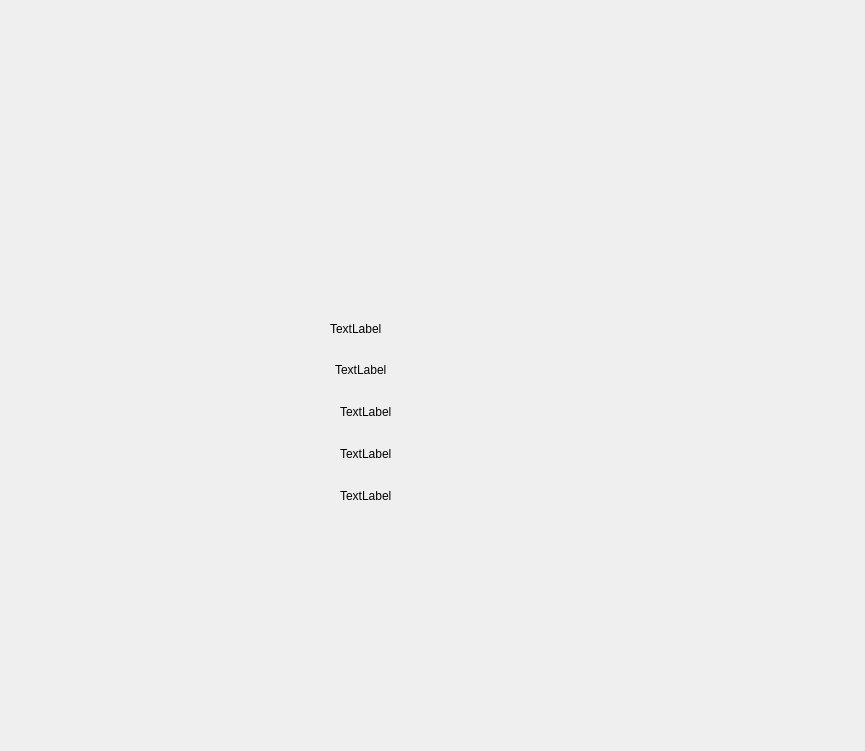
<?xml version="1.0" encoding="UTF-8"?>
<ui version="4.0">
 <class>MainWindow</class>
 <widget class="QMainWindow" name="MainWindow">
  <property name="geometry">
   <rect>
    <x>0</x>
    <y>0</y>
    <width>865</width>
    <height>751</height>
   </rect>
  </property>
  <property name="windowTitle">
   <string>MainWindow</string>
  </property>
  <widget class="QWidget" name="centralwidget">
   <widget class="QGraphicsView" name="graphicsView1">
    <property name="geometry">
     <rect>
      <x>20</x>
      <y>17</y>
      <width>481</width>
      <height>381</height>
     </rect>
    </property>
    <property name="styleSheet">
     <string notr="true">background-color: rgba(0, 0, 0, 0);
border:none;</string>
    </property>
   </widget>
   <widget class="QGraphicsView" name="graphicsView2">
    <property name="geometry">
     <rect>
      <x>350</x>
      <y>17</y>
      <width>491</width>
      <height>381</height>
     </rect>
    </property>
    <property name="styleSheet">
     <string notr="true">background-color: rgba(0, 0, 0, 0);
border:none;</string>
    </property>
   </widget>
   <widget class="QGraphicsView" name="graphicsView3">
    <property name="geometry">
     <rect>
      <x>350</x>
      <y>352</y>
      <width>491</width>
      <height>381</height>
     </rect>
    </property>
    <property name="styleSheet">
     <string notr="true">background-color: rgba(0, 0, 0, 0);
border:none;</string>
    </property>
   </widget>
   <widget class="QGraphicsView" name="graphicsView4">
    <property name="geometry">
     <rect>
      <x>10</x>
      <y>352</y>
      <width>501</width>
      <height>381</height>
     </rect>
    </property>
    <property name="styleSheet">
     <string notr="true">background-color: rgba(0, 0, 0, 0);
border:none;</string>
    </property>
   </widget>
   <widget class="QLabel" name="loading_screen">
    <property name="geometry">
     <rect>
      <x>220</x>
      <y>167</y>
      <width>440</width>
      <height>440</height>
     </rect>
    </property>
    <property name="styleSheet">
     <string notr="true"/>
    </property>
    <property name="text">
     <string/>
    </property>
   </widget>
   <widget class="QLabel" name="load1">
    <property name="geometry">
     <rect>
      <x>330</x>
      <y>313</y>
      <width>161</width>
      <height>31</height>
     </rect>
    </property>
    <property name="styleSheet">
     <string notr="true">font: 9pt &quot;SansSerif&quot;;
color: black;
</string>
    </property>
    <property name="text">
     <string>TextLabel</string>
    </property>
   </widget>
   <widget class="QLabel" name="load2">
    <property name="geometry">
     <rect>
      <x>335</x>
      <y>354</y>
      <width>161</width>
      <height>31</height>
     </rect>
    </property>
    <property name="styleSheet">
     <string notr="true">font: 9pt &quot;SansSerif&quot;;
color: black;</string>
    </property>
    <property name="text">
     <string>TextLabel</string>
    </property>
   </widget>
   <widget class="QLabel" name="load3">
    <property name="geometry">
     <rect>
      <x>340</x>
      <y>396</y>
      <width>151</width>
      <height>31</height>
     </rect>
    </property>
    <property name="styleSheet">
     <string notr="true">font: 9pt &quot;SansSerif&quot;;
color: black;</string>
    </property>
    <property name="text">
     <string>TextLabel</string>
    </property>
   </widget>
   <widget class="QLabel" name="load4">
    <property name="geometry">
     <rect>
      <x>340</x>
      <y>438</y>
      <width>141</width>
      <height>31</height>
     </rect>
    </property>
    <property name="styleSheet">
     <string notr="true">font: 9pt &quot;SansSerif&quot;;
color: black;</string>
    </property>
    <property name="text">
     <string>TextLabel</string>
    </property>
   </widget>
   <widget class="QLabel" name="load5">
    <property name="geometry">
     <rect>
      <x>340</x>
      <y>480</y>
      <width>171</width>
      <height>31</height>
     </rect>
    </property>
    <property name="styleSheet">
     <string notr="true">font: 9pt &quot;SansSerif&quot;;
color: black;</string>
    </property>
    <property name="text">
     <string>TextLabel</string>
    </property>
   </widget>
   <zorder>graphicsView1</zorder>
   <zorder>graphicsView3</zorder>
   <zorder>loading_screen</zorder>
   <zorder>load1</zorder>
   <zorder>load2</zorder>
   <zorder>load3</zorder>
   <zorder>load4</zorder>
   <zorder>load5</zorder>
   <zorder>graphicsView2</zorder>
   <zorder>graphicsView4</zorder>
  </widget>
 </widget>
 <resources/>
 <connections/>
</ui>
